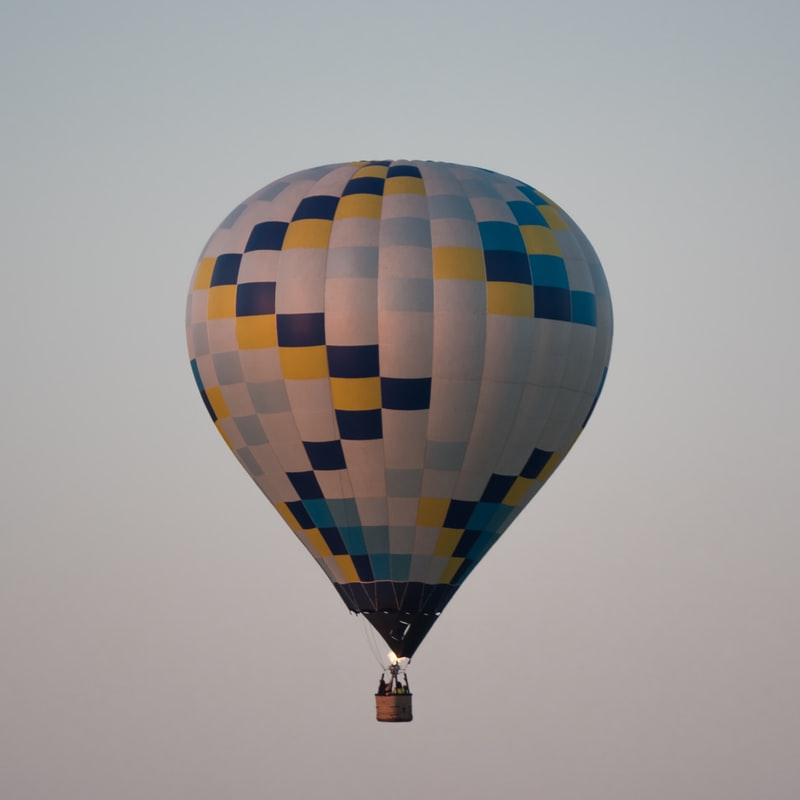
#> input picture Partial_Differential_Equation_based/ballon.jpg, 800 x 800 px, found by its file name
$ jupyter execute ActiveCounterRandomWalker.ipynb   (older library calls are emulated)
#> lines starting #> are read from the running program, lines starting #| are printed output that depends on the picture; after the words box and inside, x2 and y2 are one past the last pixel; in counts of white or black regions, pixels touching at a corner belong together
[cell 1]
import numpy as np
import matplotlib.pyplot as plt
import skimage.data as data
import skimage.segmentation as seg
import skimage.filters as filters
import skimage.draw as draw
import skimage.color as color

[cell 2]
def image_show(image, nrows=1, ncols=1, cmap='gray'):
    fig, ax = plt.subplots(nrows=nrows, ncols=ncols, figsize=(3, 3))
    ax.imshow(image, cmap='gray')
    ax.axis('off')
    return fig, ax

[cell 3]
# import the image
from skimage import io
image = io.imread('ballon.jpg')
#> image is the input picture: shape (800, 800, 3); mean R, G, B 156.4, 152.4, 151.5
image_show(image);

[cell 4]
image_gray = color.rgb2gray(image)
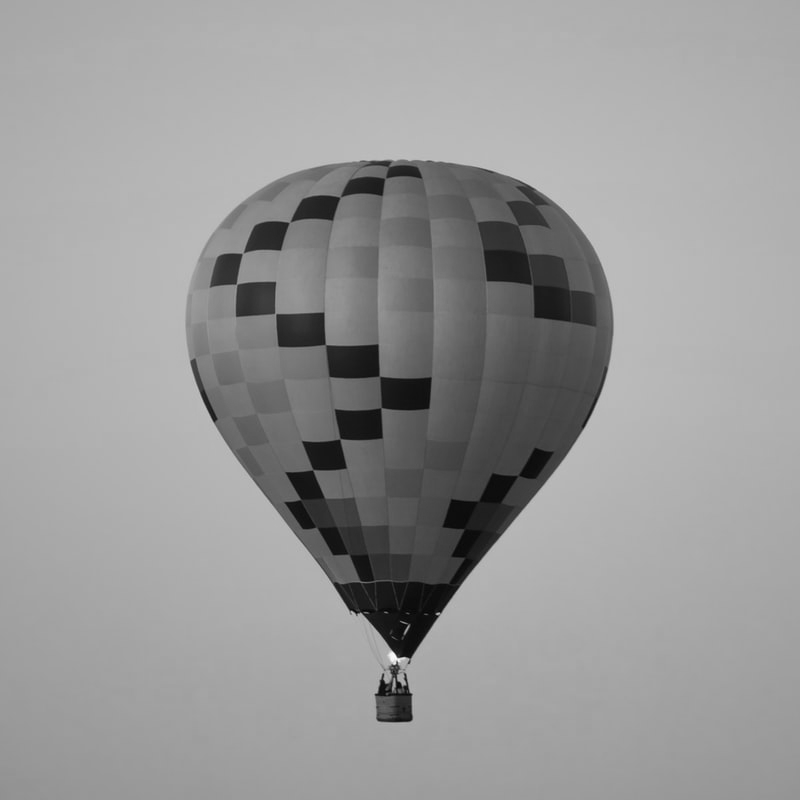
#> image_gray: shape (800, 800) float64; min 0.00417, max 0.986, mean 0.601
image_show(image_gray);

[cell 5]
def circle_points(resolution, center, radius):
    """
    Generate points which define a circle on an image.Centre refers to the centre of the circle
    """
    radians = np.linspace(0, 2*np.pi, resolution)
    c = center[1] + radius*np.cos(radians)#polar co-ordinates
    r = center[0] + radius*np.sin(radians)

    return np.array([c, r]).T
# Exclude last point because a closed path should not have duplicate points
points = circle_points(200, [400, 400], 280)[:-3]

[cell 6]
fig, ax = image_show(image)
ax.plot(points[:, 0], points[:, 1], '--r', lw=3)
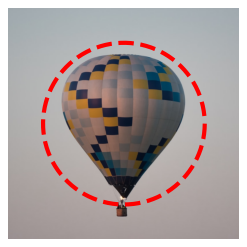
#> figure drawn by matplotlib, 1 panel

[cell 7]
snake = seg.active_contour(image_gray, points)
#> snake = 197 pairs, first value 159.8 to 664.6, second value 185.7 to 612.5
fig, ax = image_show(image)
ax.plot(points[:, 0], points[:, 1], '--r', lw=3)
ax.plot(snake[:, 0], snake[:, 1], '-b', lw=3);
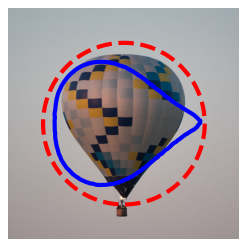
#> figure drawn by matplotlib, 1 panel

[cell 8]
snake = seg.active_contour(image_gray, points,alpha=0.06,beta=0.3)
#> snake = 197 pairs, first value 159 to 583.4, second value 184.8 to 612.7
fig, ax = image_show(image)
ax.plot(points[:, 0], points[:, 1], '--r', lw=3)
ax.plot(snake[:, 0], snake[:, 1], '-b', lw=3);

[cell 9]
image_labels = np.zeros(image_gray.shape, dtype=np.uint8)

[cell 10]
indices = draw.circle_perimeter(280, 440, 260)#from here
image_labels[indices] = 1
image_labels[points[:, 1].astype(np.int), points[:, 0].astype(np.int)] = 2
image_show(image_labels);
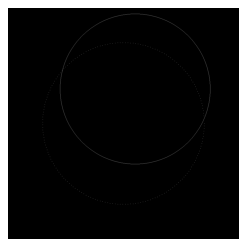
#> figure drawn by matplotlib, 1 panel

[cell 11]
image_segmented = seg.random_walker(image_gray, image_labels)
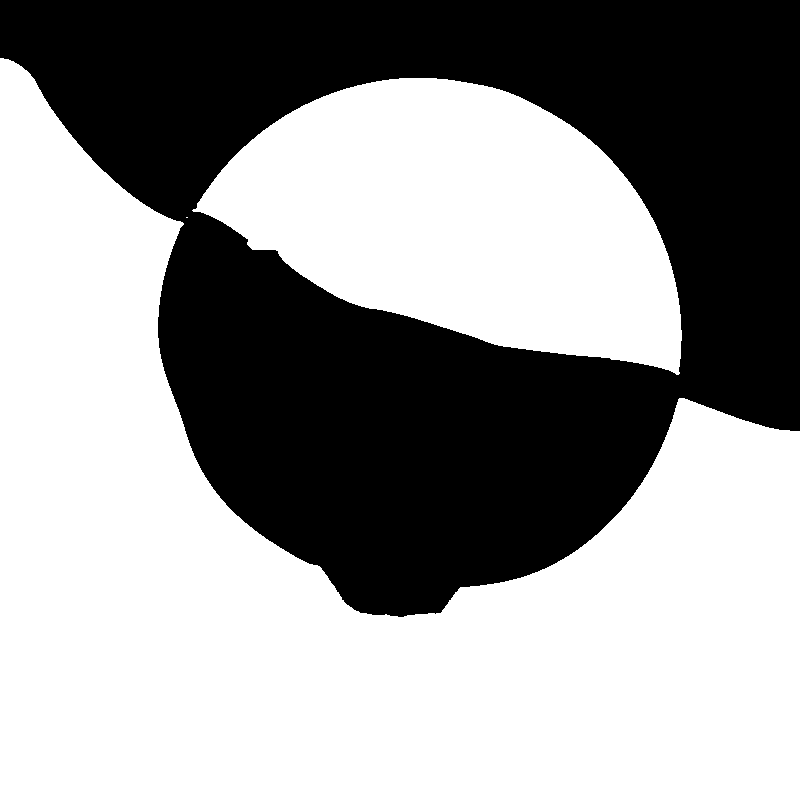
#> image_segmented: shape (800, 800); values 1 (black) and 2 (white), 59% white; 1 black region, box (x1, y1, x2, y2) and area: (0, 0, 800, 617) 262364
# Check our results
fig, ax = image_show(image_gray)
ax.imshow(image_segmented == 1, alpha=0.3);
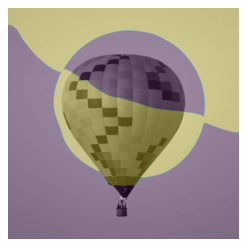
#> figure drawn by matplotlib, 1 panel
